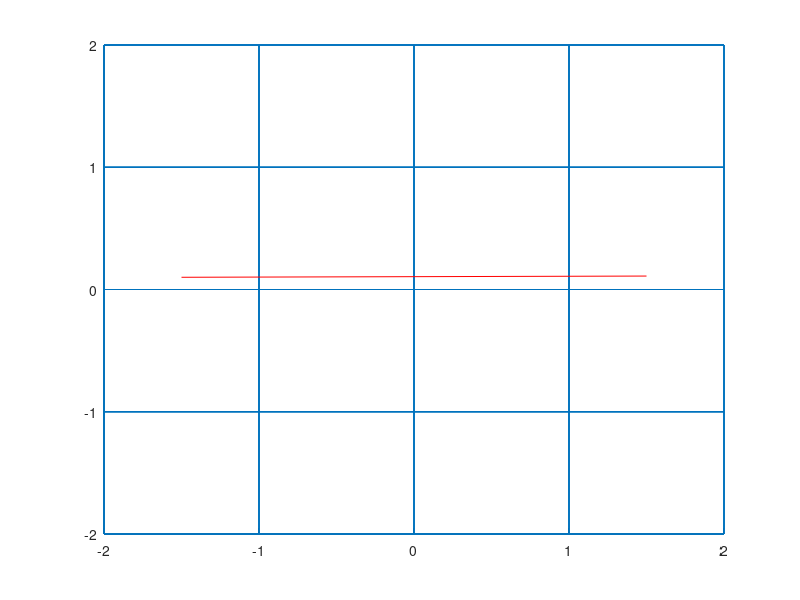

Recreate this plot in MATLAB.
drawTheGrid = true;

% the points
p1x = -1.5;
p1y = 0.1;

p2x = 1.5;
p2y = 0.11;

p1 = [p1x p1y];
p2 = [p2x p2y];

% the number of planes
Nx = 5;
Ny = 5;

% separation between planes
d = 1;

% position of first plane (in x or y)
X0 = -2;
Y0 = -2;


if (drawTheGrid == true) 
% draw the grid

    % edges
    X_start = X0;
    X_end = X0 + (Nx-1) * d;
    
    Y_start = Y0;
    Y_end = Y0 + (Ny-1) * d;

    figure;
    hold on;
    for i = 1:Nx
        for j = 1:Ny
            Xb = X0 + (i-1)*d;
            Yb = Y0 + (j-1)*d;
            line([Xb Xb], [Y_start Y_end]);
            line([X_start X_end], [Yb Yb]);
        end
    end


    %plot(A(1),A(2),'o');
    %plot(B(1),B(2),'*');
    plot([p1x p2x], [p1y p2y], 'r');
end

% find alpha_min and alpha_max
alpha_x0 = (X0 - p1x)/(p2x - p1x);
alpha_xf = (X0 + (Nx-1)*d - p1x) / (p2x - p1x); 

alpha_y0 = (Y0 - p1y)/(p2y - p1y);
alpha_yf = (Y0 + (Ny-1)*d - p1y) / (p2y - p1y); 

alpha_xmin = min([alpha_x0, alpha_xf]);
alpha_xmax = max([alpha_x0, alpha_xf]);

alpha_ymin = min([alpha_y0, alpha_yf]);
alpha_ymax = max([alpha_y0, alpha_yf]);

alpha_min = max([alpha_xmin, alpha_ymin]);
alpha_max = min([alpha_xmax, alpha_ymax]);






%# this  is computing imin, imax, jmin, jmax
%# need to find intersection alpha values
if (alpha_min < alpha_max) 
    disp('Intersecting voxel space...');
end

if (p1x < p2x) 
  
  if (alpha_min == alpha_xmin)
    i_min = 1;
  else 
    i_min = ceil((p1x + alpha_min *  (p2x - p1x) - X0)/d);
  end
  
  if (alpha_max == alpha_xmax) 
    i_max = Nx - 1;
  else
    i_max = floor((p1x + alpha_max * (p2x - p1x) - X0)/d);
  end
  
  alphax = ((X0 + i_min * d) - p1x)/(p2x - p1x);
  
elseif (p1x > p2x) 
  
  if (alpha_min == alpha_xmin)
    i_max = Nx - 2;
  else 
    i_max = floor((p1x + alpha_min * (p2x - p1x) - X0)/d);
  end
  
  if (alpha_max == alpha_xmax) 
    i_min = 0;
  else
    i_min = ceil((p1x + alpha_max * (p2x - p1x) - X0)/d);
  end
  
  alphax = ((X0 + i_max * d) - p1x)/(p2x - p1x);
  
else 
  disp('Special case: p1x and p2x are the same');
end



if (p1y < p2y) 
  
  if (alpha_min == alpha_ymin)
    j_min = 1;
  else 
    j_min = ceil((p1y + alpha_min *  (p2y - p1y) - Y0)/d);
  end
  
  if (alpha_max == alpha_ymax) 
    j_max = Ny - 1;
  else
    j_max = floor((p1y + alpha_max * (p2y - p1y) - Y0)/d);
  end
  
  alphay = ((Y0 + j_min * d) - p1y)/(p2y - p1y);

  
elseif (p1y > p2y) 

  if (alpha_min == alpha_ymin)
    j_max = Ny - 2;
  else 
    j_max = floor((p1y + alpha_min * (p2y - p1y) - Y0)/d);
  end
  
  if (alpha_max == alpha_ymax) 
    j_min = 0;
  else
    j_min = ceil((p1y + alpha_max * (p2y - p1y) - Y0)/d);
  end
 
  alphay = ((Y0 + j_max * d) - p1y)/(p2y - p1y);

 
else 
  disp('Special case: p1y and p2y are the same');
end
    
%# calculate first interected pixel indices

alphatmp = (min(alphax, alphay) + alpha_min)/2;

i = floor( (p1x + alphatmp * (p2x - p1x) - X0)/d );
j = floor( (p1y + alphatmp * (p2y - p1y) - Y0)/d );


alphaxu = abs(d / (p2x - p1x));
if (p1x < p2x) 
  iu = 1;
elseif (p1x > p2x)
  iu = -1;
elseif (p1x == p2x) 
  disp('Special case!');
end

alphayu = abs(d / (p2y - p1y));
if (p1y < p2y) 
  ju = 1;
elseif (p1y > p2y) 
  ju = -1;
elseif (p1y == p2y) 
  disp('Speical case y!');
end


%# finally

Nv = 4; %# numer of pixels intersected
%# dconv is from beginning to end
dconv = sqrt( (p2x - p1x)^2 + (p2y - p1y)^2 );
d12 = 0;
alphac = alpha_min;

%disp(['Indicies: ', num2str(i),' ', num2str(j)]);
for k = 1:Nv
  if (alphax <= alphay) 
    l = (alphax - alphac) * dconv;
    disp(['Indicies (i): ', num2str(i),' ', num2str(j), ' ', num2str(l)]);

    d12 = d12 + l;
    i = i + iu;
    alphac = alphax;
    alphax = alphax + alphaxu;
  elseif (alphax > alphay) 
    l = (alphay - alphac) * dconv;
    disp(['Indicies (j): ', num2str(i),' ', num2str(j), ' ', num2str(l)]);

    
    d12 = d12 + l;
    j = j + ju;
    alphac = alphay;
    alphay = alphay + alphayu;
  elseif (alphax == alphay) 
    disp(['Indicies (=): ', num2str(i), ' ' , num2str(j)]);
    alphax = alphax + alphaxu; 
  end
end

%disp(['Distance: ', num2str(d12)]);





